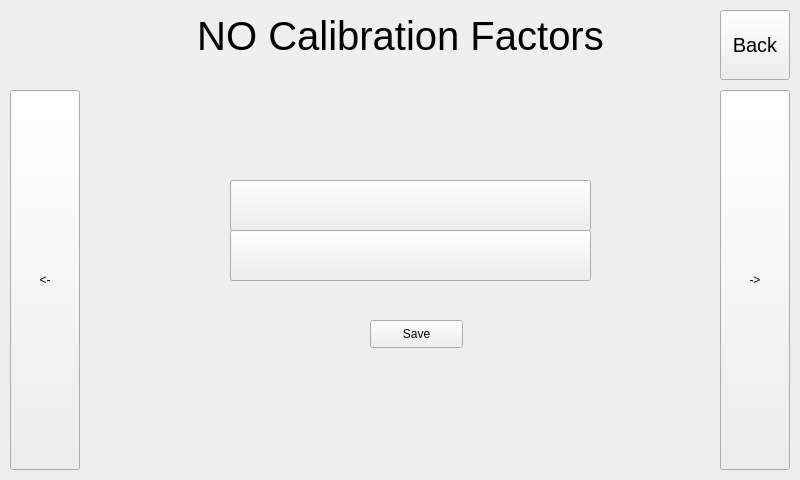
<?xml version="1.0" encoding="UTF-8"?>
<ui version="4.0">
 <class>NOCalForm</class>
 <widget class="QWidget" name="NOCalForm">
  <property name="geometry">
   <rect>
    <x>0</x>
    <y>0</y>
    <width>800</width>
    <height>480</height>
   </rect>
  </property>
  <property name="minimumSize">
   <size>
    <width>800</width>
    <height>480</height>
   </size>
  </property>
  <property name="maximumSize">
   <size>
    <width>800</width>
    <height>480</height>
   </size>
  </property>
  <property name="windowTitle">
   <string>Form</string>
  </property>
  <widget class="QPushButton" name="moveLeftButton">
   <property name="geometry">
    <rect>
     <x>10</x>
     <y>90</y>
     <width>70</width>
     <height>380</height>
    </rect>
   </property>
   <property name="text">
    <string>&lt;-</string>
   </property>
  </widget>
  <widget class="QPushButton" name="moveRightButton">
   <property name="geometry">
    <rect>
     <x>720</x>
     <y>90</y>
     <width>70</width>
     <height>380</height>
    </rect>
   </property>
   <property name="text">
    <string>-&gt;</string>
   </property>
  </widget>
  <widget class="QLabel" name="label">
   <property name="geometry">
    <rect>
     <x>10</x>
     <y>0</y>
     <width>781</width>
     <height>71</height>
    </rect>
   </property>
   <property name="font">
    <font>
     <pointsize>30</pointsize>
    </font>
   </property>
   <property name="text">
    <string>NO Calibration Factors</string>
   </property>
   <property name="alignment">
    <set>Qt::AlignCenter</set>
   </property>
  </widget>
  <widget class="QPushButton" name="closeButton">
   <property name="geometry">
    <rect>
     <x>720</x>
     <y>10</y>
     <width>70</width>
     <height>70</height>
    </rect>
   </property>
   <property name="font">
    <font>
     <pointsize>15</pointsize>
    </font>
   </property>
   <property name="text">
    <string>Back</string>
   </property>
  </widget>
  <widget class="QLabel" name="slope">
   <property name="geometry">
    <rect>
     <x>170</x>
     <y>190</y>
     <width>481</width>
     <height>41</height>
    </rect>
   </property>
   <property name="font">
    <font>
     <family>Calibri</family>
     <pointsize>15</pointsize>
    </font>
   </property>
   <property name="text">
    <string>Slope: 0</string>
   </property>
   <property name="alignment">
    <set>Qt::AlignCenter</set>
   </property>
  </widget>
  <widget class="QPushButton" name="zeroMask">
   <property name="geometry">
    <rect>
     <x>230</x>
     <y>230</y>
     <width>361</width>
     <height>51</height>
    </rect>
   </property>
   <property name="text">
    <string/>
   </property>
  </widget>
  <widget class="QLabel" name="zero">
   <property name="geometry">
    <rect>
     <x>170</x>
     <y>230</y>
     <width>481</width>
     <height>41</height>
    </rect>
   </property>
   <property name="font">
    <font>
     <pointsize>15</pointsize>
    </font>
   </property>
   <property name="text">
    <string>Zero: 0</string>
   </property>
   <property name="alignment">
    <set>Qt::AlignCenter</set>
   </property>
  </widget>
  <widget class="QPushButton" name="slopeMask">
   <property name="geometry">
    <rect>
     <x>230</x>
     <y>180</y>
     <width>361</width>
     <height>51</height>
    </rect>
   </property>
   <property name="text">
    <string/>
   </property>
  </widget>
  <widget class="QPushButton" name="saveButton">
   <property name="geometry">
    <rect>
     <x>370</x>
     <y>320</y>
     <width>93</width>
     <height>28</height>
    </rect>
   </property>
   <property name="text">
    <string>Save</string>
   </property>
  </widget>
  <zorder>zero</zorder>
  <zorder>label</zorder>
  <zorder>moveLeftButton</zorder>
  <zorder>moveRightButton</zorder>
  <zorder>closeButton</zorder>
  <zorder>slope</zorder>
  <zorder>zeroMask</zorder>
  <zorder>slopeMask</zorder>
  <zorder>saveButton</zorder>
 </widget>
 <resources/>
 <connections/>
</ui>
